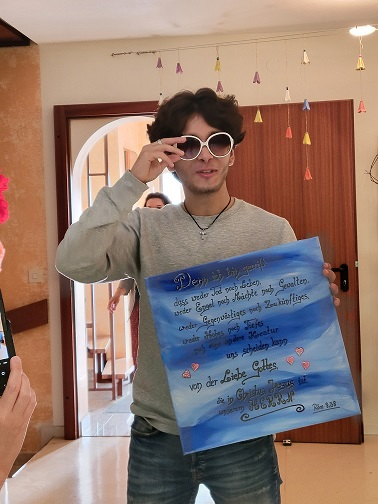
#> input picture images/axx.jpg, 378 x 504 px
$ python 7_threshold_image.py
#> lines starting #> are read from the running program, lines starting #| are printed output that depends on the picture; after the words box and inside, x2 and y2 are one past the last pixel; in counts of white or black regions, pixels touching at a corner belong together
import cv2

img = cv2.imread("images/axx.jpg")
#> img is the input picture: shape (504, 378, 3); mean B, G, R 111.7, 120.8, 144

gray = cv2.cvtColor(img, cv2.COLOR_BGR2GRAY)
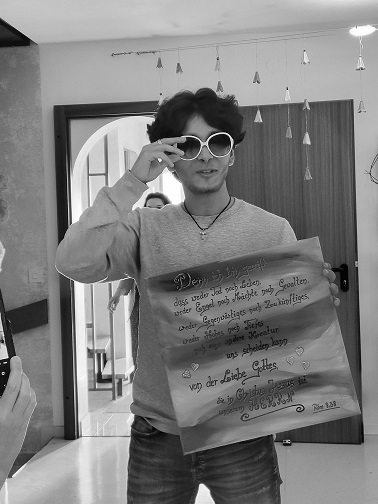
#> gray: shape (504, 378); min 0, max 255, mean 126.7

_, threshold = cv2.threshold(gray, 127, 255, cv2.THRESH_BINARY)
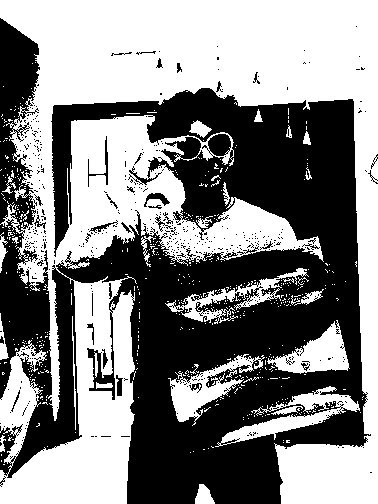
#> threshold: shape (504, 378); 52.3% white; 472 black regions (440 under 20 px), largest, box (x1, y1, x2, y2) and area: (0, 18, 371, 504) 88530, (88, 136, 108, 187) 162, (144, 193, 170, 207) 150

cv2.imshow("Threshold Image", threshold)

cv2.imwrite("images/axx_gray.jpg", threshold)

cv2.waitKey(0)
cv2.destroyAllWindows()
